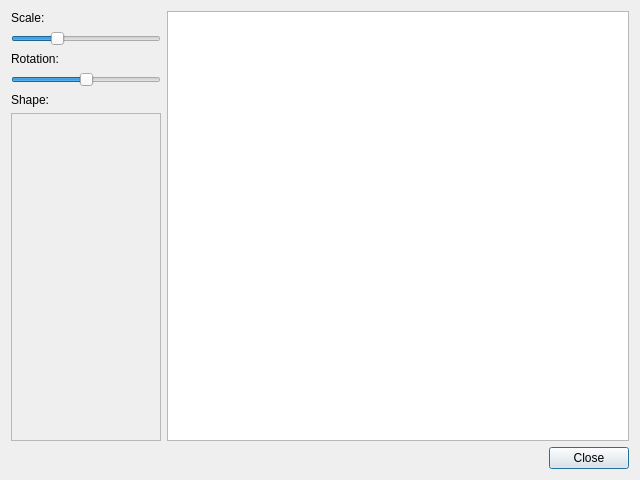
<?xml version="1.0" encoding="UTF-8"?>
<ui version="4.0">
 <class>DialogShapeModel</class>
 <widget class="QDialog" name="DialogShapeModel">
  <property name="geometry">
   <rect>
    <x>0</x>
    <y>0</y>
    <width>640</width>
    <height>480</height>
   </rect>
  </property>
  <property name="windowTitle">
   <string>Dialog</string>
  </property>
  <layout class="QVBoxLayout" name="verticalLayout_2">
   <item>
    <layout class="QHBoxLayout" name="horizontalLayout">
     <item>
      <layout class="QVBoxLayout" name="verticalLayout">
       <item>
        <widget class="QLabel" name="label">
         <property name="text">
          <string>Scale:</string>
         </property>
        </widget>
       </item>
       <item>
        <widget class="QSlider" name="sliderSize">
         <property name="sizePolicy">
          <sizepolicy hsizetype="Preferred" vsizetype="Fixed">
           <horstretch>0</horstretch>
           <verstretch>0</verstretch>
          </sizepolicy>
         </property>
         <property name="minimum">
          <number>3</number>
         </property>
         <property name="maximum">
          <number>10</number>
         </property>
         <property name="value">
          <number>5</number>
         </property>
         <property name="orientation">
          <enum>Qt::Horizontal</enum>
         </property>
        </widget>
       </item>
       <item>
        <widget class="QLabel" name="label_2">
         <property name="text">
          <string>Rotation:</string>
         </property>
        </widget>
       </item>
       <item>
        <widget class="QSlider" name="sliderRotation">
         <property name="sizePolicy">
          <sizepolicy hsizetype="Preferred" vsizetype="Fixed">
           <horstretch>0</horstretch>
           <verstretch>0</verstretch>
          </sizepolicy>
         </property>
         <property name="maximum">
          <number>100</number>
         </property>
         <property name="value">
          <number>50</number>
         </property>
         <property name="orientation">
          <enum>Qt::Horizontal</enum>
         </property>
        </widget>
       </item>
       <item>
        <widget class="QLabel" name="label_3">
         <property name="text">
          <string>Shape:</string>
         </property>
        </widget>
       </item>
       <item>
        <widget class="QScrollArea" name="scrollArea">
         <property name="sizePolicy">
          <sizepolicy hsizetype="Preferred" vsizetype="Expanding">
           <horstretch>0</horstretch>
           <verstretch>0</verstretch>
          </sizepolicy>
         </property>
         <property name="minimumSize">
          <size>
           <width>150</width>
           <height>0</height>
          </size>
         </property>
         <property name="widgetResizable">
          <bool>true</bool>
         </property>
         <widget class="QWidget" name="scrollAreaWidgetContents">
          <property name="geometry">
           <rect>
            <x>0</x>
            <y>0</y>
            <width>148</width>
            <height>300</height>
           </rect>
          </property>
         </widget>
        </widget>
       </item>
      </layout>
     </item>
     <item>
      <widget class="WidgetResult" name="widgetResult">
       <property name="sizePolicy">
        <sizepolicy hsizetype="Expanding" vsizetype="Preferred">
         <horstretch>0</horstretch>
         <verstretch>0</verstretch>
        </sizepolicy>
       </property>
      </widget>
     </item>
    </layout>
   </item>
   <item>
    <widget class="QDialogButtonBox" name="buttonBox">
     <property name="orientation">
      <enum>Qt::Horizontal</enum>
     </property>
     <property name="standardButtons">
      <set>QDialogButtonBox::Close</set>
     </property>
    </widget>
   </item>
  </layout>
 </widget>
 <customwidgets>
  <customwidget>
   <class>WidgetResult</class>
   <extends>QGraphicsView</extends>
   <header>widgetresult.h</header>
   <container>1</container>
  </customwidget>
 </customwidgets>
 <resources/>
 <connections>
  <connection>
   <sender>buttonBox</sender>
   <signal>accepted()</signal>
   <receiver>DialogShapeModel</receiver>
   <slot>accept()</slot>
   <hints>
    <hint type="sourcelabel">
     <x>248</x>
     <y>254</y>
    </hint>
    <hint type="destinationlabel">
     <x>157</x>
     <y>274</y>
    </hint>
   </hints>
  </connection>
  <connection>
   <sender>buttonBox</sender>
   <signal>rejected()</signal>
   <receiver>DialogShapeModel</receiver>
   <slot>reject()</slot>
   <hints>
    <hint type="sourcelabel">
     <x>316</x>
     <y>260</y>
    </hint>
    <hint type="destinationlabel">
     <x>286</x>
     <y>274</y>
    </hint>
   </hints>
  </connection>
  <connection>
   <sender>sliderSize</sender>
   <signal>valueChanged(int)</signal>
   <receiver>DialogShapeModel</receiver>
   <slot>drawShapeModel()</slot>
   <hints>
    <hint type="sourcelabel">
     <x>53</x>
     <y>20</y>
    </hint>
    <hint type="destinationlabel">
     <x>319</x>
     <y>239</y>
    </hint>
   </hints>
  </connection>
  <connection>
   <sender>sliderRotation</sender>
   <signal>valueChanged(int)</signal>
   <receiver>DialogShapeModel</receiver>
   <slot>drawShapeModel()</slot>
   <hints>
    <hint type="sourcelabel">
     <x>53</x>
     <y>45</y>
    </hint>
    <hint type="destinationlabel">
     <x>319</x>
     <y>239</y>
    </hint>
   </hints>
  </connection>
 </connections>
 <slots>
  <slot>drawShapeModel()</slot>
 </slots>
</ui>
